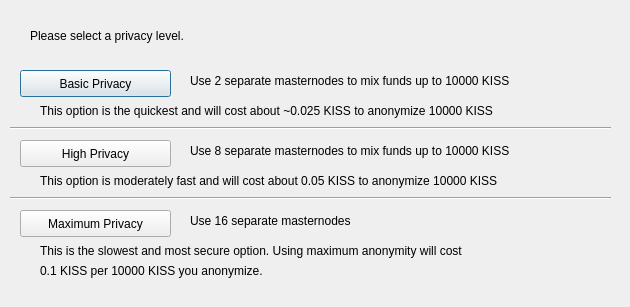
<?xml version="1.0" encoding="UTF-8"?>
<ui version="4.0">
 <class>ObfuscationConfig</class>
 <widget class="QDialog" name="ObfuscationConfig">
  <property name="geometry">
   <rect>
    <x>0</x>
    <y>0</y>
    <width>630</width>
    <height>307</height>
   </rect>
  </property>
  <property name="windowTitle">
   <string>Configure Obfuscation</string>
  </property>
  <widget class="QPushButton" name="buttonBasic">
   <property name="geometry">
    <rect>
     <x>20</x>
     <y>70</y>
     <width>151</width>
     <height>27</height>
    </rect>
   </property>
   <property name="text">
    <string>Basic Privacy</string>
   </property>
  </widget>
  <widget class="QPushButton" name="buttonHigh">
   <property name="geometry">
    <rect>
     <x>20</x>
     <y>140</y>
     <width>151</width>
     <height>27</height>
    </rect>
   </property>
   <property name="text">
    <string>High Privacy</string>
   </property>
  </widget>
  <widget class="QPushButton" name="buttonMax">
   <property name="geometry">
    <rect>
     <x>20</x>
     <y>210</y>
     <width>151</width>
     <height>27</height>
    </rect>
   </property>
   <property name="text">
    <string>Maximum Privacy</string>
   </property>
  </widget>
  <widget class="QLabel" name="label">
   <property name="geometry">
    <rect>
     <x>30</x>
     <y>20</y>
     <width>571</width>
     <height>31</height>
    </rect>
   </property>
   <property name="text">
    <string>Please select a privacy level.</string>
   </property>
  </widget>
  <widget class="QLabel" name="label_2">
   <property name="geometry">
    <rect>
     <x>190</x>
     <y>70</y>
     <width>421</width>
     <height>21</height>
    </rect>
   </property>
   <property name="text">
    <string>Use 2 separate masternodes to mix funds up to 10000 KISS</string>
   </property>
  </widget>
  <widget class="QLabel" name="label_3">
   <property name="geometry">
    <rect>
     <x>190</x>
     <y>140</y>
     <width>411</width>
     <height>21</height>
    </rect>
   </property>
   <property name="text">
    <string>Use 8 separate masternodes to mix funds up to 10000 KISS</string>
   </property>
  </widget>
  <widget class="QLabel" name="label_4">
   <property name="geometry">
    <rect>
     <x>190</x>
     <y>210</y>
     <width>421</width>
     <height>21</height>
    </rect>
   </property>
   <property name="text">
    <string>Use 16 separate masternodes</string>
   </property>
  </widget>
  <widget class="QLabel" name="label_6">
   <property name="geometry">
    <rect>
     <x>40</x>
     <y>100</y>
     <width>561</width>
     <height>21</height>
    </rect>
   </property>
   <property name="text">
    <string>This option is the quickest and will cost about ~0.025 KISS to anonymize 10000 KISS</string>
   </property>
  </widget>
  <widget class="QLabel" name="label_7">
   <property name="geometry">
    <rect>
     <x>40</x>
     <y>170</y>
     <width>561</width>
     <height>21</height>
    </rect>
   </property>
   <property name="text">
    <string>This option is moderately fast and will cost about 0.05 KISS to anonymize 10000 KISS</string>
   </property>
  </widget>
  <widget class="QLabel" name="label_8">
   <property name="geometry">
    <rect>
     <x>40</x>
     <y>240</y>
     <width>561</width>
     <height>21</height>
    </rect>
   </property>
   <property name="text">
    <string>This is the slowest and most secure option. Using maximum anonymity will cost</string>
   </property>
  </widget>
  <widget class="QLabel" name="label_9">
   <property name="geometry">
    <rect>
     <x>40</x>
     <y>260</y>
     <width>561</width>
     <height>21</height>
    </rect>
   </property>
   <property name="text">
    <string>0.1 KISS per 10000 KISS you anonymize.</string>
   </property>
  </widget>
  <widget class="Line" name="line">
   <property name="geometry">
    <rect>
     <x>10</x>
     <y>120</y>
     <width>601</width>
     <height>16</height>
    </rect>
   </property>
   <property name="orientation">
    <enum>Qt::Horizontal</enum>
   </property>
  </widget>
  <widget class="Line" name="line_2">
   <property name="geometry">
    <rect>
     <x>10</x>
     <y>190</y>
     <width>601</width>
     <height>16</height>
    </rect>
   </property>
   <property name="orientation">
    <enum>Qt::Horizontal</enum>
   </property>
  </widget>
 </widget>
 <resources/>
 <connections/>
</ui>
